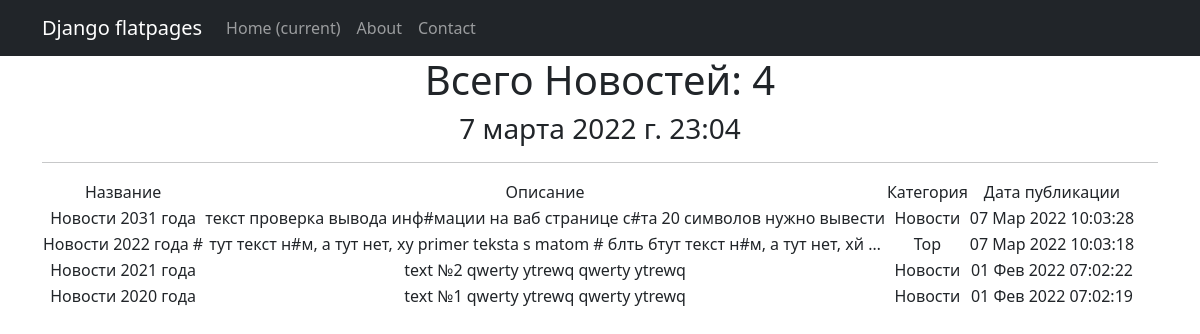
Page /news/ on the committed database.
### news/models.py (models this page shows, shortened)
class Post(models.Model):
    name = models.CharField(
        max_length=50,
        unique=True,  # названия товаров не должны повторяться
    )
    description = models.TextField()
    time = models.DateTimeField(auto_now=True, auto_now_add=False)
    """quantity = models.IntegerField(
       validators=[MinValueValidator(0)],
    )"""
    category = models.ForeignKey(
        to='Category',
        on_delete=models.CASCADE,
        related_name='news',  # все продукты в категории будут доступны через поле products
    )

class Category(models.Model):
    name = models.CharField(max_length=100, unique=True)  # названия категорий тоже не должны повторяться

### news/views.py (the view)
# urls.py: path('', PostList.as_view()),# т. к. сам по себе это класс, то нам надо представить этот класс в виде view. Для этого вызываем метод as_view
class PostList(ListView):
    model = Post  # указываем модель, объекты которой мы будем выводить
    template_name = 'news.html'  # указываем имя шаблона, где будет лежать HTML, в котором будут все инструкции о том, как именно пользователю должны вывестись наши объекты
    context_object_name = 'news'  # это имя списка, в котором будут лежать все объекты, его надо указать, чтобы обратиться к самому списку объектов через HTML-шаблон
    queryset = Post.objects.order_by('-id')  # настроили пораметр отображения более новый продукт
    def get_context_data(self, **kwargs):
        context = super().get_context_data(**kwargs)
        context['time_now'] = datetime.utcnow()  # добавим переменную текущей даты time_now
        context['value1'] = None  # добавим ещё одну пустую переменную, чтобы на её примере посмотреть работу другого фильтра
        return context

### news/templatetags/custom_filters.py (called while the page is built)
@register.filter(name='censor')
def censor(value):
    if isinstance(value, str):
        list = ['ух', 'ор', 'ах', 'ай', 'бля', 'сука', 'хуй', 'дебил', ] # Список нецензурных слов
        for A in list:
            value = value.replace(A, '#') # Замена совпадений подстроки на @!#%
        return str(value)
    else:
        raise ValueError(f'Нельзя преобразовать {type(value)}')

### templates/news.html (shortened to what this page needs)
{% extends 'flatpages/default.html' %}
{% load custom_filters %}
{% block content %}
    <h1>Всего Новостей: {{ news|length }}</h1>
    <h3>{{ time_now }}</h3>
    <hr>
    {% if news %}
        <table>
            <tr>
                <td>
                    Название
                </td>
                <td>
                    Описание
                </td>
                <td>
                    Категория
                </td>
                <td>
                    Дата публикации
                </td>
            </tr>
        {% for post in news %}
            <tr>
                <td>
                    {{ post.name|censor }}
                </td>
                <td>
                    {{ post.description|truncatewords:20|censor }}
                </td>
                <td>
                    {{ post.category.name }}
                </td>
                <td>
                    {{ post.time|date:'d M Y h:m:s' }}
                </td>
            </tr>
        {% endfor %}
        </table>
    {% else %}
        <h2>Новостей нет!</h2>
    {% endif %}
{% endblock content %}

### rows in the picture
Post: name|censor "Новости 2031 года", description|censor "текст проверка вывода инф#мации на ваб странице с#та 20 символов нужно вывести", category.name "Новости", time "07 Мар 2022 10:03:28"
Post: name|censor "Новости 2022 года #", description|censor "тут текст н#м, а тут нет, ху primer teksta s matom # блть бтут текст н#м, а тут нет, хй …", category.name "Top", time "07 Мар 2022 10:03:18"
Post: name|censor "Новости 2021 года", description|censor "text №2 qwerty ytrewq qwerty ytrewq", category.name "Новости", time "01 Фев 2022 07:02:22"
Post: name|censor "Новости 2020 года", description|censor "text №1 qwerty ytrewq qwerty ytrewq", category.name "Новости", time "01 Фев 2022 07:02:19"

### other values in the picture
{{ news|length }} "4"
{{ time_now }} "7 марта 2022 г. 23:04"
